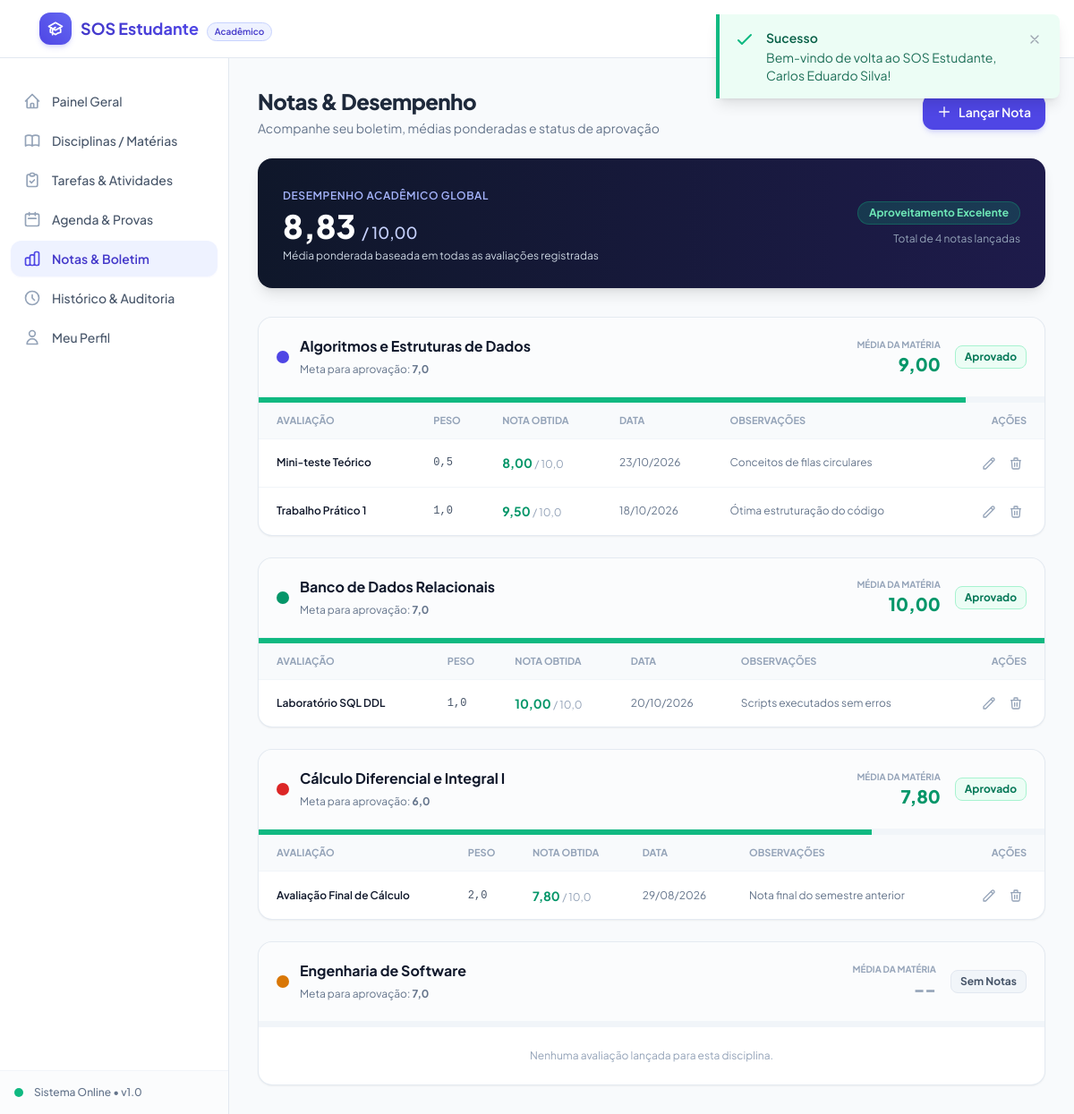
Screenshot of /index.php?route=grades (signed in) with the database file from the repository.
### tables this page shows
CREATE TABLE IF NOT EXISTS `disciplinas` (
  `id` INT AUTO_INCREMENT PRIMARY KEY,
  `usuario_id` INT NOT NULL,
  `nome` VARCHAR(120) NOT NULL,
  `codigo` VARCHAR(30) NULL,
  `professor` VARCHAR(120) NULL,
  `sala` VARCHAR(60) NULL,
  `cor` VARCHAR(20) NOT NULL DEFAULT '#4F46E5',
  `semestre` VARCHAR(30) NULL,
  `carga_horaria` INT NULL,
  `media_minima` DECIMAL(4,2) NOT NULL DEFAULT 7.00,
  `status` ENUM('em_andamento', 'aprovado', 'reprovado') NOT NULL DEFAULT 'em_andamento',
  `created_at` TIMESTAMP DEFAULT CURRENT_TIMESTAMP,
  `updated_at` TIMESTAMP DEFAULT CURRENT_TIMESTAMP ON UPDATE CURRENT_TIMESTAMP,
  CONSTRAINT `fk_disciplinas_usuario` FOREIGN KEY (`usuario_id`) 
    REFERENCES `usuarios` (`id`) ON DELETE CASCADE ON UPDATE CASCADE
);

CREATE TABLE IF NOT EXISTS `notas` (
  `id` INT AUTO_INCREMENT PRIMARY KEY,
  `usuario_id` INT NOT NULL,
  `disciplina_id` INT NOT NULL,
  `titulo` VARCHAR(120) NOT NULL,
  `peso` DECIMAL(4,2) NOT NULL DEFAULT 1.00,
  `nota_obtida` DECIMAL(4,2) NOT NULL,
  `nota_maxima` DECIMAL(4,2) NOT NULL DEFAULT 10.00,
  `data_avaliacao` DATE NULL,
  `observacoes` VARCHAR(255) NULL,
  `created_at` TIMESTAMP DEFAULT CURRENT_TIMESTAMP,
  `updated_at` TIMESTAMP DEFAULT CURRENT_TIMESTAMP ON UPDATE CURRENT_TIMESTAMP,
  CONSTRAINT `fk_notas_usuario` FOREIGN KEY (`usuario_id`) 
    REFERENCES `usuarios` (`id`) ON DELETE CASCADE ON UPDATE CASCADE,
  CONSTRAINT `fk_notas_disciplina` FOREIGN KEY (`disciplina_id`) 
    REFERENCES `disciplinas` (`id`) ON DELETE CASCADE ON UPDATE CASCADE
);

### views/grades/index.php (the view, shortened to what the rows shown need)
<?php
require_once __DIR__ . '/../layouts/header.php';
?>
<div class="flex-1 flex overflow-hidden">
    <main class="flex-1 overflow-y-auto bg-slate-50 p-4 sm:p-6 lg:p-8">
        <div class="flex flex-col sm:flex-row sm:items-center sm:justify-between gap-4 mb-6">
            <div>
                <h1 class="text-2xl font-black text-slate-800 tracking-tight">Notas & Desempenho</h1>
            </div>
        </div>
        <div class="bg-gradient-to-r from-slate-900 to-indigo-950 text-white rounded-2xl p-6 sm:p-7 shadow-lg mb-8">
            <div class="flex flex-col sm:flex-row sm:items-center sm:justify-between gap-4">
                <div>
                    <h2 class="text-3xl sm:text-4xl font-black mt-1">
                        <?= number_format($overallAverage, 2, ',', '.') ?> <span class="text-lg font-medium text-indigo-200">/ 10,00</span>
                    </h2>
                </div>
            </div>
        </div>
        <?php if (empty($subjects)): ?>
            <div class="bg-white rounded-2xl border border-slate-200 p-12 text-center max-w-lg mx-auto my-8">
                <div class="w-16 h-16 rounded-2xl bg-brand-50 text-brand-600 flex items-center justify-center mx-auto mb-4">
                    <svg class="w-8 h-8" fill="none" viewBox="0 0 24 24" stroke="currentColor">
                        <path stroke-linecap="round" stroke-linejoin="round" stroke-width="2" d="M9 19v-6a2 2 0 00-2-2H5a2 2 0 00-2 2v6a2 2 0 002 2h2a2 2 0 002-2zm0 0V9a2 2 0 012-2h2a2 2 0 012 2v10m-6 0a2 2 0 002 2h2a2 2 0 002-2m0 0V5a2 2 0 012-2h2a2 2 0 012 2v14a2 2 0 01-2 2h-2a2 2 0 01-2-2z" />
                    </svg>
                </div>
                <h3 class="text-lg font-bold text-slate-800">Nenhuma disciplina cadastrada</h3>
                <p class="text-sm text-slate-500 mt-2 mb-6">Cadastre primeiro suas disciplinas para depois lançar as notas das avaliações.</p>
                <a href="index.php?route=subjects" class="px-5 py-2.5 rounded-xl bg-brand-600 text-white font-semibold text-sm shadow hover:bg-brand-700 transition">
                    Cadastrar Disciplinas
                </a>
            </div>
        <?php else: ?>
            <div class="space-y-6">
                <?php foreach ($subjects as $sb): ?>
                    <?php
                        $subjectGrades = array_filter($grades, fn($g) => $g['disciplina_id'] == $sb['id']);
                        $somaPonderada = 0;
                        $somaPesos = 0;
                        foreach ($subjectGrades as $g) {
                            $somaPonderada += ($g['nota_obtida'] / $g['nota_maxima'] * 10) * $g['peso'];
                            $somaPesos += $g['peso'];
                        }
                        $mediaCalculada = ($somaPesos > 0) ? round($somaPonderada / $somaPesos, 2) : null;
                        $isAprovado = ($mediaCalculada !== null && $mediaCalculada >= $sb['media_minima']);
                        $percentProgress = ($mediaCalculada !== null) ? min(100, ($mediaCalculada / 10) * 100) : 0;
                    ?>
                    <div class="bg-white rounded-2xl border border-slate-200/90 shadow-sm overflow-hidden">
                        <div class="p-5 border-b border-slate-100 flex flex-col sm:flex-row sm:items-center justify-between gap-4 bg-slate-50/50">
                            <div class="flex items-center space-x-3">
                                <div class="w-3.5 h-3.5 rounded-full" style="background-color: <?= htmlspecialchars($sb['cor']) ?>;"></div>
                                <div>
                                    <h3 class="text-base font-bold text-slate-900"><?= htmlspecialchars($sb['nome']) ?></h3>
                                    <span class="text-xs text-slate-500">
                                        Meta para aprovação: <strong><?= number_format($sb['media_minima'], 1, ',', '.') ?></strong>
                                    </span>
                                </div>
                            </div>
                            <div class="flex items-center space-x-4">
                                <div class="text-right">
                                    <span class="text-[10px] uppercase font-bold text-slate-400 block">Média da Matéria</span>
                                    <span class="text-xl font-black <?= $isAprovado ? 'text-emerald-600' : ($mediaCalculada !== null ? 'text-amber-600' : 'text-slate-400') ?>">
                                        <?= $mediaCalculada !== null ? number_format($mediaCalculada, 2, ',', '.') : '--' ?>
                                    </span>
                                </div>
                                <span class="px-2.5 py-1 text-xs font-bold rounded-lg border <?= $isAprovado ? 'bg-emerald-50 text-emerald-700 border-emerald-200' : ($mediaCalculada !== null ? 'bg-amber-50 text-amber-700 border-amber-200' : 'bg-slate-100 text-slate-600 border-slate-200') ?>">
                                    <?= $isAprovado ? 'Aprovado' : ($mediaCalculada !== null ? 'Em Avaliação' : 'Sem Notas') ?>
                                </span>
                            </div>
                        </div>
                        <div class="w-full bg-slate-100 h-1.5">
                            <div class="h-1.5 transition-all duration-500 <?= $isAprovado ? 'bg-emerald-500' : 'bg-amber-500' ?>" style="width: <?= $percentProgress ?>%;"></div>
                        </div>
                        <?php if (empty($subjectGrades)): ?>
                            <div class="p-6 text-center text-xs text-slate-400">
                                Nenhuma avaliação lançada para esta disciplina.
                            </div>
                        <?php else: ?>
                            <div class="overflow-x-auto">
                                <table class="w-full text-left text-xs text-slate-600">
                                    <thead class="bg-slate-50 text-[11px] font-bold uppercase text-slate-400 border-b border-slate-100">
                                        <tr>
                                            <th class="py-3 px-5">Avaliação</th>
                                            <th class="py-3 px-4">Peso</th>
                                            <th class="py-3 px-4">Nota Obtida</th>
                                            <th class="py-3 px-4">Data</th>
                                            <th class="py-3 px-4">Observações</th>
                                            <th class="py-3 px-5 text-right">Ações</th>
                                        </tr>
                                    </thead>
                                    <tbody class="divide-y divide-slate-100">
                                        <?php foreach ($subjectGrades as $grd): ?>
                                            <tr class="hover:bg-slate-50/70 transition">
                                                <td class="py-3.5 px-5 font-semibold text-slate-900">
                                                    <?= htmlspecialchars($grd['titulo']) ?>
                                                </td>
                                                <td class="py-3.5 px-4 font-mono">
                                                    <?= number_format($grd['peso'], 1, ',', '.') ?>
                                                </td>
                                                <td class="py-3.5 px-4">
                                                    <span class="font-bold text-sm <?= ($grd['nota_obtida'] >= ($grd['nota_maxima'] * 0.7)) ? 'text-emerald-600' : 'text-slate-800' ?>">
                                                        <?= number_format($grd['nota_obtida'], 2, ',', '.') ?>
                                                    </span>
                                                    <span class="text-slate-400">/ <?= number_format($grd['nota_maxima'], 1, ',', '.') ?></span>
                                                </td>
                                                <td class="py-3.5 px-4 text-slate-500">
                                                    <?= !empty($grd['data_avaliacao']) ? date('d/m/Y', strtotime($grd['data_avaliacao'])) : '--' ?>
                                                </td>
                                                <td class="py-3.5 px-4 text-slate-500 max-w-xs truncate">
                                                    <?= htmlspecialchars($grd['observacoes'] ?? '--') ?>
                                                </td>
                                                <td class="py-3.5 px-5 text-right space-x-1 whitespace-nowrap">
                                                    <button type="button"
                                                            onclick='openEditGradeModal(<?= json_encode($grd, JSON_HEX_TAG | JSON_HEX_APOS | JSON_HEX_QUOT | JSON_HEX_AMP) ?>)'
                                                            class="p-1 rounded text-slate-400 hover:text-brand-600 transition" title="Editar Nota">
                                                        <svg class="w-4 h-4 inline" fill="none" viewBox="0 0 24 24" stroke="currentColor">
                                                            <path stroke-linecap="round" stroke-linejoin="round" stroke-width="2" d="M15.232 5.232l3.536 3.536m-2.036-5.036a2.5 2.5 0 113.536 3.536L6.5 21.036H3v-3.572L16.732 3.732z" />
                                                        </svg>
                                                    </button>
                                                    <form action="index.php?route=grades/delete" method="POST" class="inline" data-confirm="Tem certeza que deseja excluir esta nota do boletim?">
                                                        <button type="submit" class="p-1 rounded text-slate-400 hover:text-rose-600 transition" title="Excluir Nota">
                                                            <svg class="w-4 h-4 inline" fill="none" viewBox="0 0 24 24" stroke="currentColor">
                                                                <path stroke-linecap="round" stroke-linejoin="round" stroke-width="2" d="M19 7l-.867 12.142A2 2 0 0116.138 21H7.862a2 2 0 01-1.995-1.858L5 7m5 4v6m4-6v6m1-10V4a1 1 0 00-1-1h-4a1 1 0 00-1 1v3M4 7h16" />
                                                            </svg>
                                                        </button>
                                                    </form>
                                                </td>
                                            </tr>
                                        <?php endforeach; ?>
                                    </tbody>
                                </table>
                            </div>
                        <?php endif; ?>
                    </div>
                <?php endforeach; ?>
            </div>
        <?php endif; ?>
    </main>
</div>
<?php require_once __DIR__ . '/../layouts/footer.php'; ?>

### rows the page displays
disciplinas: nome "Algoritmos e Estruturas de Dados", media_minima "7,0", mediaCalculada "9,00", shows "Aprovado"
notas: titulo "Mini-teste Teórico", peso "0,5", nota_obtida "8,00", nota_maxima "10,0", data_avaliacao "23/10/2026", observacoes "Conceitos de filas circulares"
notas: titulo "Trabalho Prático 1", peso "1,0", nota_obtida "9,50", nota_maxima "10,0", data_avaliacao "18/10/2026", observacoes "Ótima estruturação do código"
disciplinas: nome "Banco de Dados Relacionais", media_minima "7,0", mediaCalculada "10,00", shows "Aprovado"
notas: titulo "Laboratório SQL DDL", peso "1,0", nota_obtida "10,00", nota_maxima "10,0", data_avaliacao "20/10/2026", observacoes "Scripts executados sem erros"
disciplinas: nome "Cálculo Diferencial e Integral I", media_minima "6,0", mediaCalculada "7,80", shows "Aprovado"
notas: titulo "Avaliação Final de Cálculo", peso "2,0", nota_obtida "7,80", nota_maxima "10,0", data_avaliacao "29/08/2026", observacoes "Nota final do semestre anterior"
disciplinas: nome "Engenharia de Software", media_minima "7,0", shows "Sem Notas", shows "Nenhuma avaliação lançada para esta disciplina."

### other values shown
$item['label'] "Painel Geral"
$item['label'] "Disciplinas / Matérias"
$item['label'] "Tarefas & Atividades"
$item['label'] "Agenda & Provas"
$item['label'] "Notas & Boletim"
$item['label'] "Histórico & Auditoria"
$item['label'] "Meu Perfil"
$overallAverage "8,83"
count($grades) "4"
